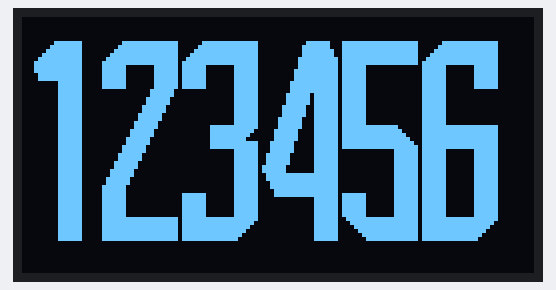
Bench run of a sketch on a simulated Arduino Uno, built with avr-gcc and run on an emulated ATmega328P. Shown: 128×64 one-colour display.

Above: at 0.2 s.

The sketch:

arduino_u8g2_custom_fonts.ino
```cpp
// simple project using Arduino UNO and 128x64 SSD1306 IIC OLED Display
// to show custom fonts for u8g2 library

// created by upir, 2023
// youtube channel: https://www.youtube.com/upir_upir

// YOUTUBE VIDEO: https://youtu.be/WIAcy5FXuAA
// SOURCE FILES: https://github.com/upiir/u8g2_custom_fonts
// WOKWI SKETCH: https://wokwi.com/projects/375125168784452609

// Links from the video:
// Custom fonts FAQ: https://github.com/olikraus/u8g2/blob/c7dc077995ca513337a7d2a1970df693e18ee308/doc/faq.txt#L245
// bdfconv utility: https://github.com/olikraus/u8g2/tree/master/tools/font/bdfconv
// 128x64 SSD1306 OLED Display 1.54": https://s.click.aliexpress.com/e/_DCYdWXb
// 128x64 SSD1306 OLED Display 0.96": https://s.click.aliexpress.com/e/_DCKdvnh
// 128x64 SSD1306 OLED Display 2.42": https://s.click.aliexpress.com/e/_DFdMoTh
// Arduino UNO: https://s.click.aliexpress.com/e/_AXDw1h
// Arduino breadboard prototyping shield: https://s.click.aliexpress.com/e/_ApbCwx
// Fony Font Editor: http://hukka.ncn.fi/?fony
// Photopea (online graphics editor like Photoshop): https://www.photopea.com/


// Related videos with Arduino UNO and 128x64 OLED screen:
// Arduino OLED menu: https://youtu.be/HVHVkKt-ldc
// U8g vs U8g2: https://youtu.be/K5e0lFRvZ2E
// Arduino Parking Sensor - https://youtu.be/sEWw087KOj0
// Turbo pressure gauge with Arduino and OLED display - https://youtu.be/JXmw1xOlBdk
// Arduino Car Cluster with OLED Display - https://youtu.be/El5SJelwV_0
// Knob over OLED Display - https://youtu.be/SmbcNx7tbX8
// Arduino + OLED = 3D ? - https://youtu.be/kBAcaA7NAlA
// Arduino OLED Gauge - https://youtu.be/xI6dXTA02UQ
// Smaller & Faster Arduino - https://youtu.be/4GfPQoIRqW8
// Save Image from OLED Display to PC - https://youtu.be/Ft2pRMVm44E


#include <Arduino.h>
#include <U8g2lib.h>

#include <Wire.h> // library requires for IIC communication

U8G2_SSD1306_128X64_NONAME_F_HW_I2C u8g2(U8G2_R0, /* reset=*/ U8X8_PIN_NONE); // initialization for the used OLED display

/*
  Fontname: big_digits_aldo
  Copyright: Created with Fony 1.4.7
  Glyphs: 10/256
  BBX Build Mode: 0
*/
/*
  Fontname: Aldo the Apache
  Copyright:
  Glyphs: 91/256
  BBX Build Mode: 0
*/
const uint8_t aldo_the_apache[1253] U8G2_FONT_SECTION("aldo_the_apache") =
  "[\0\3\4\4\4\2\5\5\14\22\0\375\14\0\15\377\1\311\3a\4\310 \5\0B\12!\10\302C"
  "\212\207!\2\42\10V\342\13!:\11#\32\313\302M\21Q!Q!\61\25\65!Q!\261\7\263 "
  "\341 Q!\61\0$\20\347><\241\207\244\342\321Q\223\207\64!\0% \313B\36\302\220\262\22\261"
  " \21\241\260\22\61\22q\240\20\302\220\62\21IR\204\302J\2I\0&\15\231\313\275\341i\17l\205"
  "\303\241\0'\6R\342\11\5(\12\344\276\232$\371'\222\1)\13\344\276\212\21\42\371\247\24\0*\16"
  "f[,\241\20\221\223\61\22\241\20\0+\14\231\313\275\341i\17l\303\323\0,\11S:\212\224\20\21"
  "\0-\6$\326\12\4.\6\63B\212\4/\17\344\276\272\230\204\302b\222\24\26I\10\0\60\14\310\302"
  "\234\207!\373\351a\4\0\61\10\305B\33\247\371\7\62\23\310\302,\223\23\241\21\241A\262\42\242\62\302"
  "\321\207\0\63\23\307C\234\22\23!\21!QAQ\302\242\242\207\20\0\64\23\310\303\314\340Aje\42"
  "B#B\222P\16\205\205\0\65\15\306C\14G\211%f%%)\5\66\16\310\302\234\207!\253\17D"
  "\226\36F\0\67\21\307C\14\23\23\241\42\301\211\202\23\5\7\5\1\70\13\306C\234&J\227(\265\0"
  "\71\17\310\302\254\7!K\17\244FF\17#\0:\10\243B\212t\320\4;\13\303:\212t\320\224\20"
  "\21\0<\26\271\302|\220\340A\62\302Qq\220q\0r\0r\200q\220\0=\12h\316\214\207pH"
  "\17\1>\27\271\302\214p\220q\0r\200q\220q\20\321\301A\302\341p\20\0\77\20\306C\214\22$"
  "\42A\61\211\342\220\4\205\0@\27\312C\236\7c\42\224\224!\222!\222!\222!\222!\222\24\23\0"
  "A\14\310\302\254\7!\233\36\216l\32B\16\310\302\214\223%K*'C\226V\16C\15\310\302\234\207"
  "!\253s\62z\30\1D\14\310\302\14\243%\373\351a\4\0E\12\306\302\213\267io\323\30F\12\306"
  "\302\33\267ios\3G\15\310\302\214\223\223\321\271\134+{\30H\14\310\302\214!;=\34\331i\0"
  "I\11\304C\13\224\371e\1J\15\307B\34\33\347hb\362\20\2\0K\17\310\302\214!\223\271\10\31"
  "=\20\331i\0L\11\307\302\213\301\371G\7M\26\311B\215\61\263\23\134LFHFHFHF\210"
  "\202\210\202\4N\15\307B\214\241J&&+\66U\32O\13\310\302\214\7\42\373\351\201\0P\14\310\302"
  "\234\207!;=\234N\5Q\16\350\272\234\207!\373\351\201X\34 \0R\16\310\302\234\207!\233\36N"
  "\346d\64\0S\13\306C\214\227\22\63J\17\15T\12\307C\14\247\301\371'\0U\12\310\302\214!\373"
  "\247\7\2V\21\310B\214\241\21!y\32\21\262\255\214\220\22\0W \314\302\216!\241\21!\241\21!"
  "\231F\204N\204N\304H\310H\310\206\6\207\6\207\6\207\206\0X\23\310\303\214!\221I\42b\25\7"
  "\313*\215\314\42\66\0Y\20\307\303\14!\23\23\241J\204\23\5'\12\2Z\17\307B\234\42\303\261\301"
  "\261\301A\301i\16[\11\343>\12\24\371\27\3\134\15\344\276\12\261\330\204\304\342&\26\3]\11\343\277"
  "\12\23\371\27\4^\5\0B\12_\7)\266\214\207\1`\7#\367\12!\1a\14\310\302\254\7!\233"
  "\36\216l\32b\16\310\302\214\223%K*'C\226V\16c\15\310\302\234\207!\253s\62z\30\1d"
  "\14\310\302\14\243%\373\351a\4\0e\12\306\302\213\267io\323\30f\12\306\302\33\267ios\3g"
  "\15\310\302\214\223\223\321\271\134+{\30h\14\310\302\214!;=\34\331i\0i\10\303B\212\264\207\4"
  "j\15\307B\314\331\1g\64\61y\10\1k\17\310\302\214!\223\271\10\31=\20\331i\0l\11\307\302"
  "\213\301\371G\7m\26\311B\215\61\263\23\134LFHFHFHF\210\202\210\202\4n\15\307B\214"
  "\241J&&+\66U\32o\13\310\302\214\7\42\373\351\201\0p\14\310\302\234\207!;=\234N\5q"
  "\16\350\272\234\207!\373\351\201X\34 \0r\16\310\302\234\207!\233\36N\346d\64\0s\13\306C\214"
  "\227\62\332\212\210\34t\12\307C\14\247\301\371'\0u\12\310\302\214!\373\247\7\2v\21\310B\214\241"
  "\21!y\32\21\262\255\214\220\22\0w \314\302\216!\241\21!\241\21!\231F\204N\204N\304H\310"
  "H\310\206\6\207\6\207\6\207\206\0x\23\310\303\214!\221I\42b\25\7\313*\215\314\42\66\0y\20"
  "\307\303\14!\23\23\241J\204\23\5'\12\2z\17\307B\234\42\303\261\301\261\301A\301i\16\0\0\0"
  "\4\377\377\0";


/*
  Fontname: Aldo the Apache
  Copyright:
  Glyphs: 91/256
  BBX Build Mode: 0
*/
const uint8_t aldo_the_apache_26pt[2338] U8G2_FONT_SECTION("aldo_the_apache_26pt") =
  "[\0\4\4\5\5\3\6\6\30%\0\372\31\0\33\375\3,\6@\11\5 \6\0\20D\1!\15%"
  "\27<\341\7%\206\314o\37(\42\12J\65f\201\10\376\23\2#>\66\27\304o\20QBD\11\21"
  "%D\224\20QBc\11\15{`\342\301\203V\204\210\22\42J\210(!\242\204H=\60\361\300\304\3"
  "c\203\210\22\42J\210(!\242\204\210\22\42Jh\34\0$\35\255\327{\213$\241\7\77P\224a\301"
  "s\327\241\273\316\240\32m\36\374@\25IB\0%M\66\27\314\345d \224C\20\16!\62n\14\221"
  "a\203\210\14\33Dd\324(\42\203\206\21\31\63\216\310\230qh\6\42\31yd<\240\61\7\307\240\33"
  "\223l\320\230a\203\306\214\232f\320\260\61\203\304\215\231n\314\220\201)F\242\11z\4\0&\27tv"
  "\274\317\270\275{\360\277c\250\24\261q\362 \306\3\11\14\0'\10D\65\66\341\3\5(\23\310\267S"
  "\247\210\211\7\214\350\377\177\364 \304\21\63\5)\24\310\267S\241\214\221\23\17\2\321\377\377\350\1\13#"
  "e\0*\32\256\225\205\213(eB\210\10a\321\244\221\271c\251\210\220!\63.P \0+\17tv"
  "\274\317\270\275{\360\277\63n\337\1,\14E\225;\341\213!#\6\5\1-\10\207TM\341A\3."
  "\7\305\24<\341\3/\30\310\267Sk*a\242\346J\230\250\271\22\65\257D\315\225\60Q\263\2\60\25"
  ".\27\204g\11\213\7\37\4\322\377\217\36|\20\202\311\32\0\61\17)\27\134\307\310\211\7+\60\252\377"
  "\377\0\62\32-\27|G\311\212\7\17\332\250)X\235\261S\367\231\271\202\5\37\374\240\0\63\37.\27"
  "\214g\11\213\7\37\4\322\250du\347J\22=w\262\244\42\215\36|\20\202\311\32\0\64%\60\27\224"
  "q\64Y\243\7\261K\246\214D\251\22\245J\24*R\250H\231:)T\346\305\23\67-\313\326\11\0"
  "\65\33.\27\204\241E_\224\254\345\32&-\36\264\254R\221F\17\36\214h\302f\1\66\32-\27|"
  "G\311\212\7\17\332hX\341\203\37\250\321\233\7\17Z,Q\3\0\67!.\27\204a\15\223\26\17\36"
  "\14RT\260d\205%K\222\254\260d\205%\13\32,Y\320`\71\0\70\34.\27\214g\11\213\7\37"
  "\4\322G$\230\254b\361`\220\36=\370 \4\223\65\0\71\33-\27|G\311\212\7\17\332\350\315\203"
  "\37(,\250F\233\7\17Z,Q\3\0:\11\245\26<\341{\30|;\17%\227C\341{\30|\61"
  "d\304\240 \0<\35\361\366\233\37D\360\301eM\36\274\362\340\245\205I\27\276\261\341\213\15\27\37\17"
  "\42\0=\15P\365\234\341\7\343\341\350\301\7\3>#\361\366\233!<\10\361\0H\33>{\370b\303"
  "\207M\223\65y\322\344\301+\215\232%-\36@x\20\0\77\32-\27|A\315\22\26\17\36\204QS"
  "\260v\306lW\260\366\20\25\254#\0@\67\26\27\314\347\1\221\7%\36|\60X\253\7\202\36\214y"
  "@\344A\221\7EJ))\245\244\224\222RJJ))\245\244\224\222RJ\36\24yP\304E\221&"
  "E\330\0A\24.\27\204g\11\213\7\37\4\322\217\36\374A!\375Q\1B%/\27\214a\21\233&"
  ".\134\24*Q\250D\241\22\205J\24*\341\242\11\233&\17J\351\325\203\7%\234\264aC\27.\27"
  "\204g\11\213\7\37\4\322\227\365#\215\36|\20\202\311\32\0D\26.\27\204a\15\223\26\17\36\14\322"
  "\377\217\36|\20\202\311\32\0E\21,\27t\341\17\312\325\335\212\275(Ww\17~F\24,\27t'"
  "\211\212\7\17\324\325\335\212\275(W\377\16\0G\22/\27\224\301\205_\24\255\337\360\225\256\36\374A\1"
  "H\20.\27\204\241\220\376\243\7\177PH\377Q\1I\15)\27\134\341'\205\352\377\223\7\37J\23-"
  "\27|e\37\326\377P\215\66\17\36\264X\242\6\0K#/\27\224\241\224\242\22\205J\24*Q\246H"
  "\231\42\325\24)S\242P\211B%\12=\370\203R\372W\5L\15,\27|\241\134\375\377\357\36\374\0"
  "M\67\63\27\264\301\34\273V^\275y\20\346A\230\7a\36\210x\60\342\301\10\27'T\234PqB"
  "\305\11%E\224\24QRDI\21\65c\324\214Q\63F\315\30E\201\12N\32/\27\224\241\324\242\215"
  "\330p\323\244\23\27.T\214P\341Iox\264\253\2O\17/\27\214\341\37\224\322\377\257\36\374A\1"
  "P\24.\27\204g\11\213\7\37\4\322\77z\360\7%\353%\0Q\26\257\227\213\207I\213\7\37\220\322"
  "\377\257\36\374A\321\262\244\205\7R\36.\27\214g\11\213\7\37\4\322G\17\376\240\10\231\42uS\242"
  "L\211\62%\12iT\0S\26-\27|\341\17\324hX\360\334u\350\256\63\250F\233\7\77PT\15"
  "/\27\214\341_\25\255\377\377\25\0U\15.\27\204\241\220\376\377\217\36\374\1V//\27\214\241\20\33"
  "\66%\314\24)S\244L\221\62E\312\24)S\244\210\221\212J\24*Q\250D\241\22\205J\24*Q"
  "\250D!e\371\15\0WJ\67\27\324\241\24!U\204\24UQ\246P\211\62\205J\224)D\244\214\221"
  "j\214Tr\244\14\221#eJ\34)Sb\4E%FPTbD\242$\250\220\240:\203\352\314\261"
  "\63\307\316\234\63d\316\220\271R\346J\25,U\10\0X\60\61\27\234\243T\21\63f**S\310\204"
  "\251\22\305J\24[\227\60\313\223(\23\246S\267\254D)\23\206L\30*S\306\22\63FJ\225\60e"
  "\0Y&\60\27\224\301\220\211BE\12\25\261\246H\241\42\205X)\323\16!\226F--[\324h\331"
  "\242F\313\26\65\10\0Z\37-\27\204\201\5\213\7\17\322\231+g\256\234\271r\346\312\231+g\231\71"
  "s\345\36\374\240\0[\17\307\267K\341\203\64\364\377\277y\360\240\0\134\32\310\267Sa\324d\222\215\232"
  "\231\260Q\63\223l\324\314$\33\65\63\311F\15]\17\307\267K\341\203\62\364\377\277y\360 \1^\6"
  "\0\20D\1_\10qT\233\341\7\6`\13\246XO\201\14\21\62\203\6a\24.\27\204g\11\213\7"
  "\37\4\322\217\36\374A!\375Q\1b%/\27\214a\21\233&.\134\24*Q\250D\241\22\205J\24"
  "*\341\242\11\233&\17J\351\325\203\7%\234\264ac\27.\27\204g\11\213\7\37\4\322\227\365#\215"
  "\36|\20\202\311\32\0d\26.\27\204a\15\223\26\17\36\14\322\377\217\36|\20\202\311\32\0e\21,"
  "\27t\341\17\312\325\335\212\275(Ww\17~f\24,\27t'\211\212\7\17\324\325\335\212\275(W\377"
  "\16\0g\22/\27\224\301\205_\24\255\337\360\225\256\36\374A\1h\20.\27\204\241\220\376\243\7\177P"
  "H\377Q\1i\13%\27<\341\323\7\177\240\0j\25-\27|\261\276\7V\260\376P\215\66\17\36\264"
  "X\242\6\0k#/\27\224\241\224\242\22\205J\24*Q\246H\231\42\325\24)S\242P\211B%\12"
  "=\370\203R\372W\5l\15,\27|\241\134\375\377\357\36\374\0m\67\63\27\264\301\34\273V^\275y"
  "\20\346A\230\7a\36\210x\60\342\301\10\27'T\234PqB\305\11%E\224\24QRDI\21\65"
  "c\324\214Q\63F\315\30E\201\12n\32/\27\224\241\324\242\215\330p\323\244\23\27.T\214P\341I"
  "ox\264\253\2o\17/\27\214\341\37\224\322\377\257\36\374A\1p\24.\27\204g\11\213\7\37\4\322"
  "\77z\360\7%\353%\0q\26\257\227\213\207I\213\7\37\220\322\377\257\36\374A\321\262\244\205\7r\36"
  ".\27\214g\11\213\7\37\4\322G\17\376\240\10\231\42uS\242L\211\62%\12iT\0s\26-\27"
  "|\341\17\324hX\360\334u\350\256\63\250F\233\7\77Pt\15/\27\214\341_\25\255\377\377\25\0u"
  "\15.\27\204\241\220\376\377\217\36\374\1v//\27\214\241\20\33\66%\314\24)S\244L\221\62E\312"
  "\24)S\244\210\221\212J\24*Q\250D\241\22\205J\24*Q\250D!e\371\15\0wJ\67\27\324"
  "\241\24!U\204\24UQ\246P\211\62\205J\224)D\244\214\221j\214Tr\244\14\221#eJ\34)"
  "Sb\4E%FPTbD\242$\250\220\240:\203\352\314\261\63\307\316\234\63d\316\220\271R\346J"
  "\25,U\10\0x\60\61\27\234\243T\21\63f**S\310\204\251\22\305J\24[\227\60\313\223(\23"
  "\246S\267\254D)\23\206L\30*S\306\22\63FJ\225\60e\0y&\60\27\224\301\220\211BE\12"
  "\25\261\246H\241\42\205X)\323\16!\226F--[\324h\331\242F\313\26\65\10\0z\37-\27\204"
  "\201\5\213\7\17\322\231+g\256\234\271r\346\312\231+g\231\71s\345\36\374\240\0\0\0\0\4\377\377"
  "\0";


/*
  Fontname: Untitled
  Copyright: Created with Fony 1.4.7
  Glyphs: 10/256
  BBX Build Mode: 0
*/
const uint8_t aldo_digits_50px[415] U8G2_FONT_SECTION("aldo_digits_50px") =
  "\12\0\4\5\5\6\3\1\6\23\62\0\0\62\0\0\0\0\0\0\0\1\202\60\33Sf\272\34z\6\222"
  "(>`\216\375\377\377\377\277\373\200\211H\240y\310)\0\61\24L~\272\16B&\21%>\200be"
  "\346\377\377\377\377\17\62\65Sf\272\34z\6\222(>`\216\275\63\330h\203\215\66\330h\203\215\66\330"
  "h\203\215\66\330h\203\215\66\330h\203\215\66\330h\203\215\66\330h\363\353\17~P\1\63'Sf\272"
  "\34z\6\222(>`\216\275\63\332\374;\346\26T\62Q\346\230\66\377\65s\354\335\7LD\2\315C"
  "N\1\64ESfz\15>\30YD\225T\341\332\261\231\21\206\31a\230\21F\31b\224!F\31b"
  "\220\61\6\31c\220\61&\62\306 c\14\62\304(C\214\62\304(#\14\63\302\60#\14c\216\71#"
  "d\22\33X\233\377\1\65 Sf\32\376`k\363\377\265S\17A\23\211\24S\233\377\232\71\366\316\10"
  "I\242\201\350)\307\32\66 Sf\272\34z\6\222(>`\216}m\376\372\203\37l\307\376\377\356\3"
  "&\42\201\346!\247\0\67+Sf\32\42\211D\12)>\70\332\34\33m\306F\233\261\321fl\264\31"
  "\33m\306F\233\261\321fl\264\31\33m\306F\233)\0\70$Sf\272\34z\6\222(>`\216\375"
  "\377\256\210H\240y\16\222(\260c\377\277\373\200\211H\240y\310)\0\71!Sf\272\34z\6\222("
  ">`\216\375\377\356\203\37lm\376\65s\354\335\7LD\2\315CN\1\0\0\0\4\377\377\0";


void setup(void) {
  u8g2.begin(); // start the u8g2 library
}

void loop(void) {
  u8g2.clearBuffer();		// clear the internal memory

	u8g2.setFont(aldo_digits_50px); // set custom font
  u8g2.drawStr(0,56,"123456"); // print some message

  u8g2.sendBuffer();		// transfer internal memory to the display
  delay(1000);  // one second delay, but we are only displaying a static text, so it makes no difference
}
```
